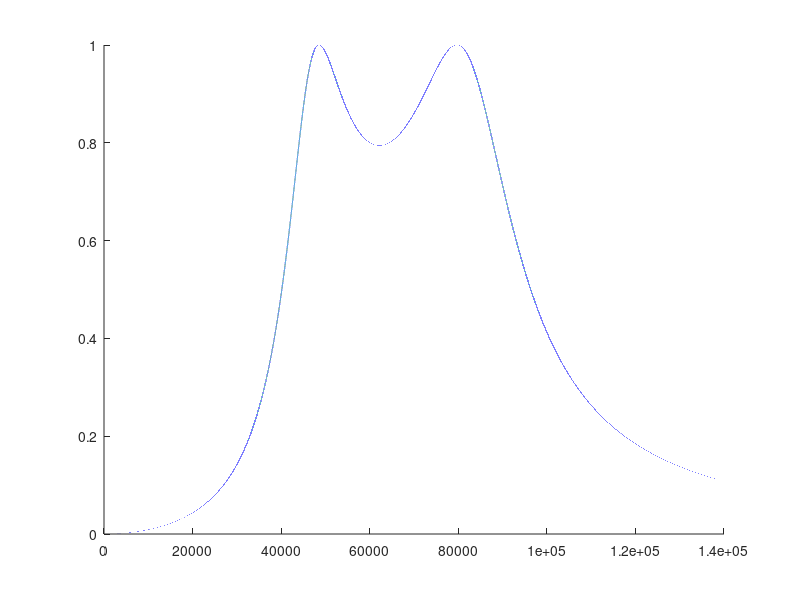

The MATLAB script that drew this image:
% order
N = 2;

% cut-off frequency in radians
wc1 = 14000*pi;
wc2 = 28000*pi;

R = 2

% Coefficients of the analog transfer function H(s)
[a, b] = cheby1(N, R, [wc1 wc2], 's');

% frequency values
w = 0:0.5:44000*pi;

% Generation of the frequency response of the filter
H = freqs(a, b, w);

hold on
plot(w, abs(H))